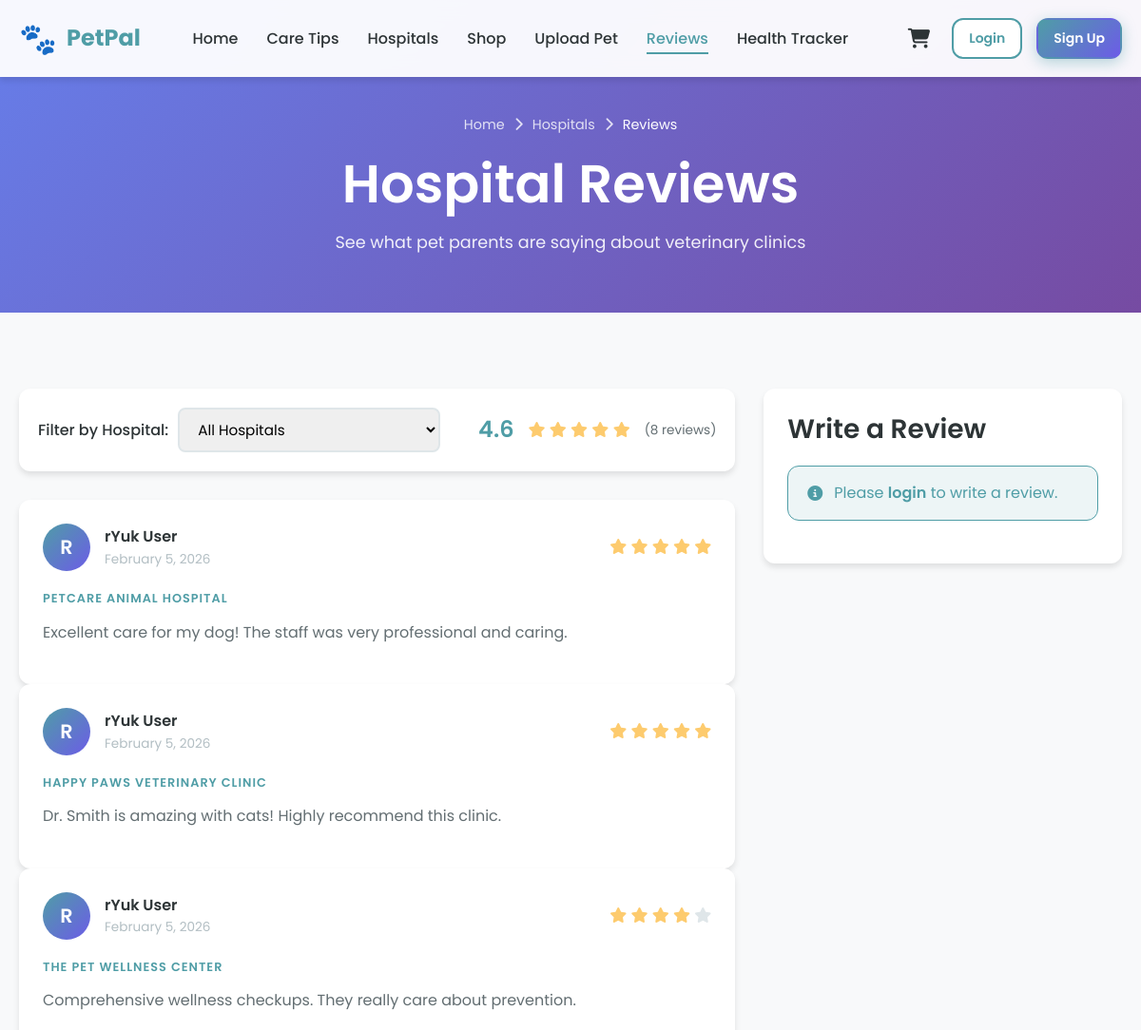
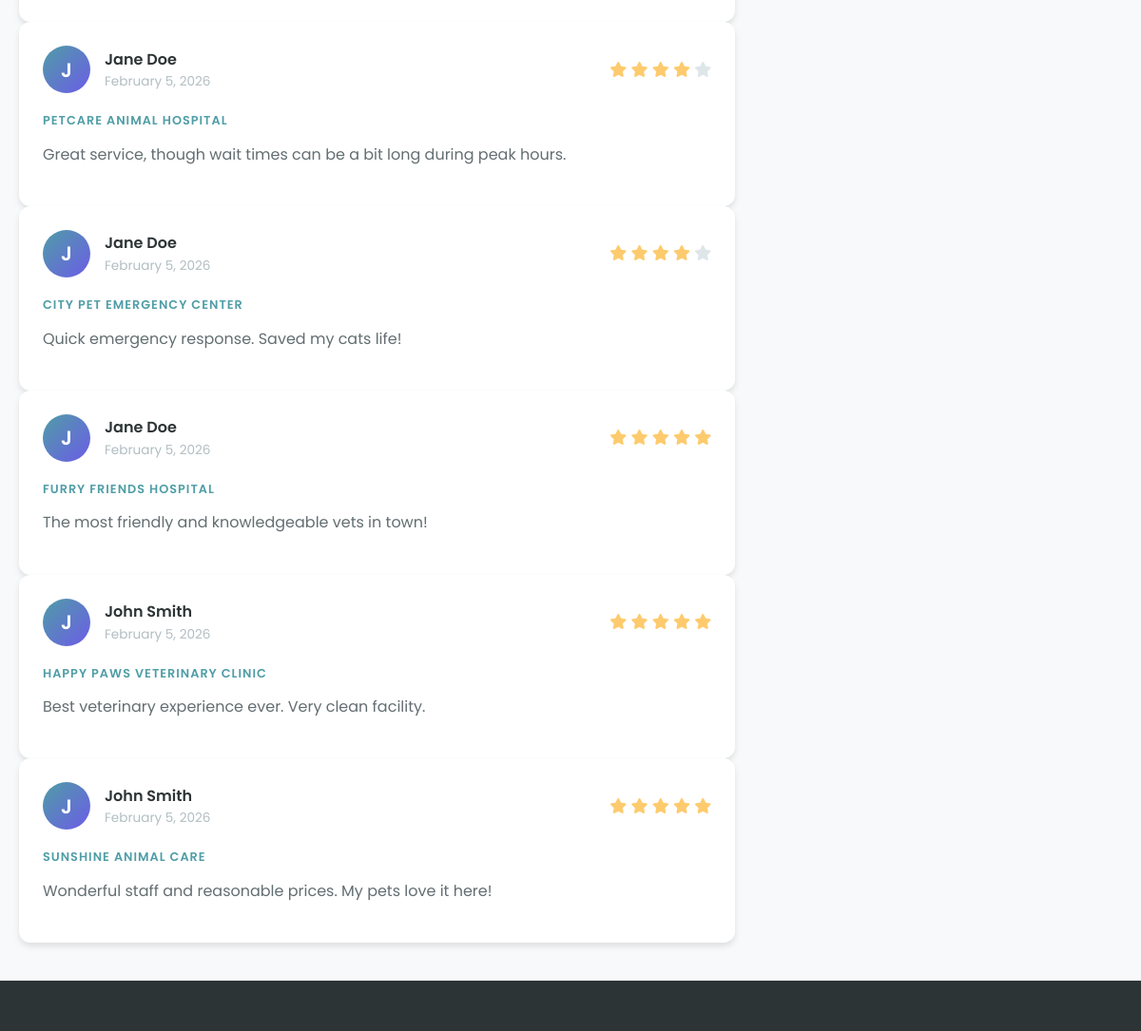
Before: /pages/reviews.php (upper part) with the older database file (2 pictures, top to bottom).
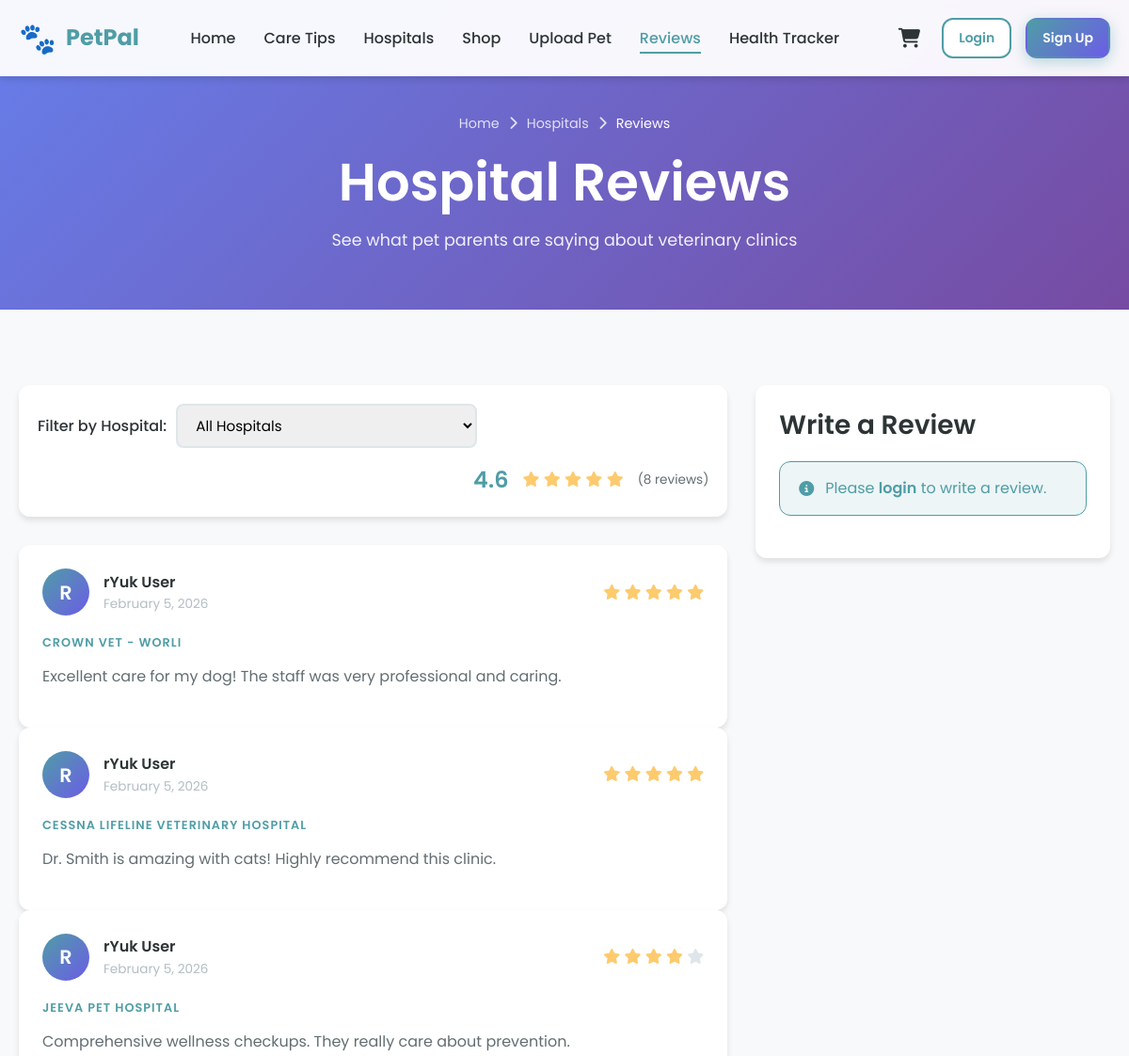
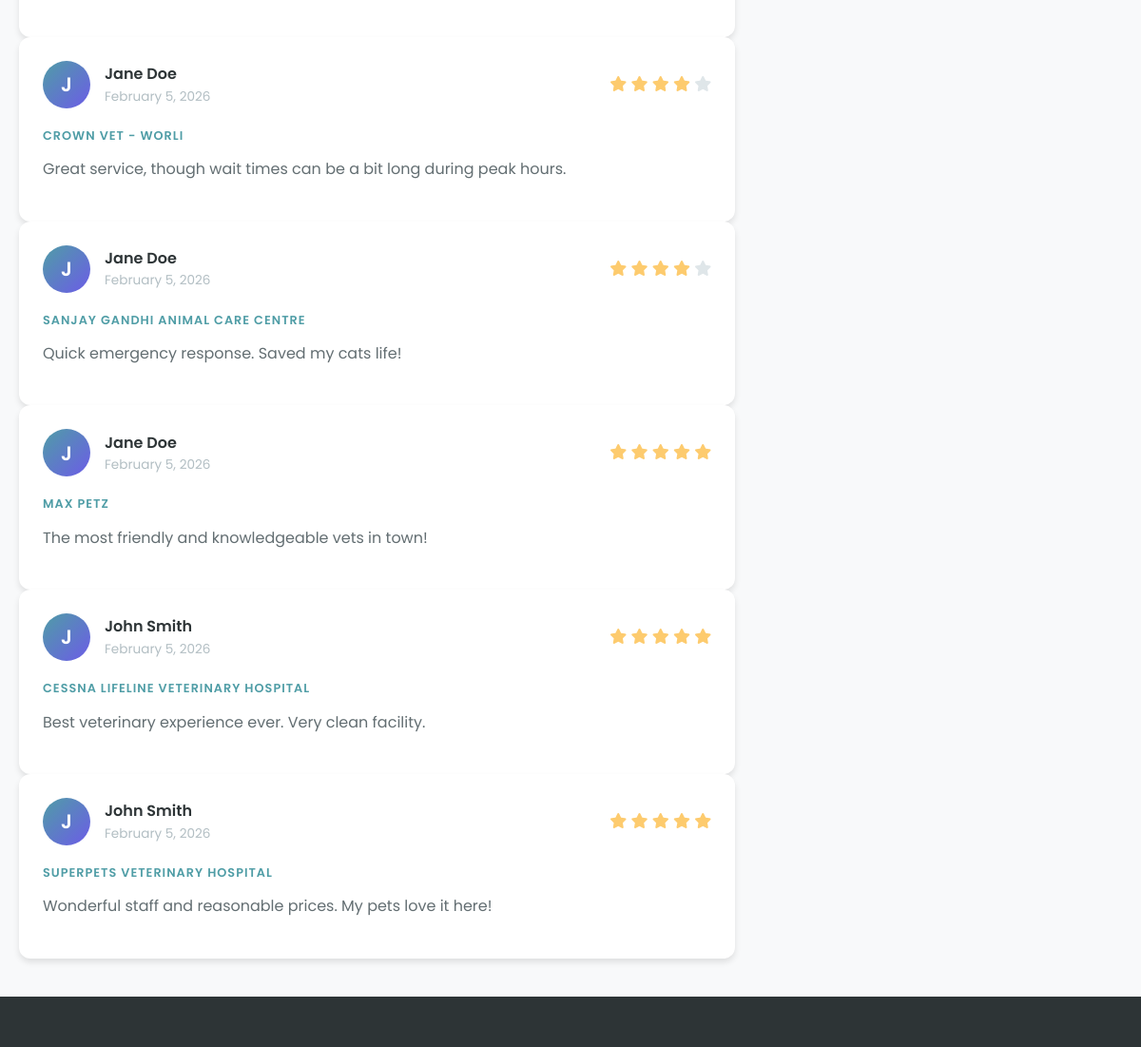
After: the same page with the newer database file (2 pictures, top to bottom).
### tables this page shows
CREATE TABLE reviews (
    id INT AUTO_INCREMENT PRIMARY KEY,
    user_id INT NOT NULL,
    hospital_id INT NOT NULL,
    rating INT NOT NULL CHECK (rating >= 1 AND rating <= 5),
    comment TEXT,
    created_at TIMESTAMP DEFAULT CURRENT_TIMESTAMP,
    FOREIGN KEY (user_id) REFERENCES users(id) ON DELETE CASCADE,
    FOREIGN KEY (hospital_id) REFERENCES hospitals(id) ON DELETE CASCADE
);

CREATE TABLE users (
    id INT AUTO_INCREMENT PRIMARY KEY,
    username VARCHAR(50) NOT NULL UNIQUE,
    email VARCHAR(100) NOT NULL UNIQUE,
    password VARCHAR(255) NOT NULL,
    full_name VARCHAR(100),
    created_at TIMESTAMP DEFAULT CURRENT_TIMESTAMP
);

CREATE TABLE hospitals (
    id INT AUTO_INCREMENT PRIMARY KEY,
    name VARCHAR(150) NOT NULL,
    address TEXT NOT NULL,
    phone VARCHAR(20),
    email VARCHAR(100),
    image_url VARCHAR(255),
    latitude DECIMAL(10,8),
    longitude DECIMAL(11,8),
    created_at TIMESTAMP DEFAULT CURRENT_TIMESTAMP
);

### config/config.php (called while the page is built, shortened)
<?php
function isLoggedIn()
{
    return isset($_SESSION['user_id']) && !empty($_SESSION['user_id']);
}
function h($string)
{
    return htmlspecialchars($string ?? '', ENT_QUOTES, 'UTF-8');
}

### pages/reviews.php (the view, shortened to what this page needs)
<?php
require_once '../config/config.php';
$conn = getDBConnection();
$reviewQuery = "
    SELECT reviews.*, users.username, users.full_name, hospitals.name as hospital_name
    FROM reviews
    JOIN users ON reviews.user_id = users.id
    JOIN hospitals ON reviews.hospital_id = hospitals.id
";
$params = [];
$reviewQuery .= " ORDER BY reviews.created_at DESC";
$reviewsStmt = $conn->prepare($reviewQuery);
$reviewsStmt->execute($params);
$reviews = $reviewsStmt->fetchAll();
$avgRating = 0;
$totalRatings = count($reviews);
if ($totalRatings > 0) {
    $avgRating = array_sum(array_column($reviews, 'rating')) / $totalRatings;
}
?>
<!DOCTYPE html>
<html lang="en">
<head>
    <?php include '../includes/head.php'; ?>
</head>
<body>
    <?php include '../includes/navbar.php'; ?>
    <header class="page-header">
        <div class="container">
            <div class="breadcrumb">
                <a href="<?php echo SITE_URL; ?>">Home</a>
                <i class="fas fa-chevron-right"></i>
                <a href="<?php echo SITE_URL; ?>/pages/hospitals.php">Hospitals</a>
                <i class="fas fa-chevron-right"></i>
                <span>Reviews</span>
            </div>
            <h1>Hospital Reviews</h1>
            <p>See what pet parents are saying about veterinary clinics</p>
        </div>
    </header>
    <main class="main-content">
        <div class="container">
            <div style="display: grid; grid-template-columns: 2fr 1fr; gap: 30px; align-items: start;">
                <div>
                    <div class="shop-filters" style="margin-bottom: 30px;">
                        <div class="filter-group">
                            <label class="filter-label">Filter by Hospital:</label>
                            <select class="filter-select" id="hospitalFilter" onchange="filterHospital()">
                                <option value="">All Hospitals</option>
                            </select>
                        </div>
                        <?php if ($totalRatings > 0): ?>
                            <div class="filter-group" style="margin-left: auto;">
                                <span style="font-size: 1.5rem; font-weight: 600; color: var(--primary);">
                                    <?php echo number_format($avgRating, 1); ?>
                                </span>
                                <div class="stars" style="margin-left: 5px;">
                                    <?php for ($i = 1; $i <= 5; $i++): ?>
                                        <i class="fas fa-star" style="color: <?php echo $i <= round($avgRating) ? '#FDCB6E' : '#DFE6E9'; ?>"></i>
                                    <?php endfor; ?>
                                </div>
                                <span class="rating-count" style="margin-left: 5px;">
                                    (<?php echo $totalRatings; ?> reviews)
                                </span>
                            </div>
                        <?php endif; ?>
                    </div>
                    <?php if (empty($reviews)): ?>
                        <div class="empty-state">
                            <div class="empty-icon">📝</div>
                            <h3>No Reviews Yet</h3>
                            <p>Be the first to leave a review!</p>
                        </div>
                    <?php else: ?>
                        <div id="reviewsList">
                            <?php foreach ($reviews as $review): ?>
                                <div class="review-card" data-hospital="<?php echo $review['hospital_id']; ?>">
                                    <div class="review-header">
                                        <div class="review-avatar">
                                            <?php echo strtoupper(substr($review['username'], 0, 1)); ?>
                                        </div>
                                        <div class="review-user">
                                            <div class="review-name"><?php echo h($review['full_name']); ?></div>
                                            <div class="review-date">
                                                <?php echo date('F j, Y', strtotime($review['created_at'])); ?>
                                            </div>
                                        </div>
                                        <div class="review-rating">
                                            <?php for ($i = 1; $i <= 5; $i++): ?>
                                                <i class="fas fa-star" style="color: <?php echo $i <= $review['rating'] ? '#FDCB6E' : '#DFE6E9'; ?>"></i>
                                            <?php endfor; ?>
                                        </div>
                                    </div>
                                    <div style="margin-bottom: 10px;">
                                        <span class="product-category"><?php echo h($review['hospital_name']); ?></span>
                                    </div>
                                    <p class="review-content"><?php echo nl2br(h($review['comment'])); ?></p>
                                </div>
                            <?php endforeach; ?>
                        </div>
                    <?php endif; ?>
                </div>
                <div>
                    <div class="card" style="padding: 25px; position: sticky; top: 100px;">
                        <h3 style="margin-bottom: 20px;">Write a Review</h3>
                        <?php if (!isLoggedIn()): ?>
                            <div class="alert alert-info">
                                <i class="fas fa-info-circle"></i>
                                <span>Please <a href="<?php echo SITE_URL; ?>/pages/login.php" style="font-weight: 600;">login</a> to write a review.</span>
                            </div>
                        <?php endif; ?>
                    </div>
                </div>
            </div>
        </div>
    </main>
    <?php include '../includes/footer.php'; ?>
</body>
</html>

### includes/head.php (shortened to what this page needs)
<link rel="stylesheet" href="https://cdnjs.cloudflare.com/ajax/libs/font-awesome/6.4.0/css/all.min.css">
<link rel="stylesheet" href="<?php echo SITE_URL; ?>/assets/css/style.css">

### includes/navbar.php (shortened to what this page needs)
<?php
$currentPage = basename($_SERVER['PHP_SELF'], '.php');
?>
<nav class="navbar" id="navbar">
    <div class="container">
        <a href="<?php echo SITE_URL; ?>" class="navbar-brand">
            <span class="logo-icon">🐾</span>
            <span>
                <?php echo SITE_NAME; ?>
            </span>
        </a>
        <ul class="nav-menu" id="navMenu">
            <li>
                <a href="<?php echo SITE_URL; ?>"
                    class="nav-link <?php echo $currentPage === 'index' ? 'active' : ''; ?>">
                    Home
                </a>
            </li>
            <li>
                <a href="<?php echo SITE_URL; ?>/pages/care-tips.php"
                    class="nav-link <?php echo $currentPage === 'care-tips' ? 'active' : ''; ?>">
                    Care Tips
                </a>
            </li>
            <li>
                <a href="<?php echo SITE_URL; ?>/pages/hospitals.php"
                    class="nav-link <?php echo $currentPage === 'hospitals' ? 'active' : ''; ?>">
                    Hospitals
                </a>
            </li>
            <li>
                <a href="<?php echo SITE_URL; ?>/pages/shop.php"
                    class="nav-link <?php echo $currentPage === 'shop' ? 'active' : ''; ?>">
                    Shop
                </a>
            </li>
            <li>
                <a href="<?php echo SITE_URL; ?>/pages/upload-pet.php"
                    class="nav-link <?php echo $currentPage === 'upload-pet' ? 'active' : ''; ?>">
                    Upload Pet
                </a>
            </li>
            <li>
                <a href="<?php echo SITE_URL; ?>/pages/reviews.php"
                    class="nav-link <?php echo $currentPage === 'reviews' ? 'active' : ''; ?>">
                    Reviews
                </a>
            </li>
            <li>
                <a href="<?php echo SITE_URL; ?>/pages/health-tracker.php"
                    class="nav-link <?php echo $currentPage === 'health-tracker' ? 'active' : ''; ?>">
                    Health Tracker
                </a>
            </li>
        </ul>
        <div class="nav-actions">
            <a href="<?php echo SITE_URL; ?>/pages/cart.php" class="cart-icon" title="Shopping Cart">
                <i class="fas fa-shopping-cart"></i>
            </a>
            <?php if (isLoggedIn()): ?>
                <?php $user = getCurrentUser(); ?>
                <div class="user-dropdown">
                    <a href="<?php echo SITE_URL; ?>/pages/profile.php" class="btn btn-sm btn-secondary">
                        <i class="fas fa-user"></i>
                        <?php echo h($user['username']); ?>
                    </a>
                    <a href="<?php echo SITE_URL; ?>/pages/logout.php" class="btn btn-sm btn-primary">
                        <i class="fas fa-sign-out-alt"></i>
                        Logout
                    </a>
                </div>
            <?php else: ?>
                <a href="<?php echo SITE_URL; ?>/pages/login.php" class="btn btn-sm btn-secondary">
                    Login
                </a>
                <a href="<?php echo SITE_URL; ?>/pages/register.php" class="btn btn-sm btn-primary">
                    Sign Up
                </a>
            <?php endif; ?>
        </div>
    </div>
</nav>

### includes/footer.php (shortened to what this page needs)
<footer class="footer">
</footer>

Changed rows visible on the page:
changed through a linked row, reviews "Excellent care for my dog! The staff was very professional and caring.": hospital.name "PETCARE ANIMAL HOSPITAL" → "CROWN VET - WORLI"
changed through a linked row, reviews "Dr. Smith is amazing with cats! Highly recommend this clinic.": hospital.name "HAPPY PAWS VETERINARY CLINIC" → "CESSNA LIFELINE VETERINARY HOSPITAL"
changed through a linked row, reviews "Comprehensive wellness checkups. They really care about prevention.": hospital.name "THE PET WELLNESS CENTER" → "JEEVA PET HOSPITAL"
changed through a linked row, reviews "Great service, though wait times can be a bit long during peak hours.": hospital.name "PETCARE ANIMAL HOSPITAL" → "CROWN VET - WORLI"
changed through a linked row, reviews "Quick emergency response. Saved my cats life!": hospital.name "CITY PET EMERGENCY CENTER" → "SANJAY GANDHI ANIMAL CARE CENTRE"
changed through a linked row, reviews "The most friendly and knowledgeable vets in town!": hospital.name "FURRY FRIENDS HOSPITAL" → "MAX PETZ"
changed through a linked row, reviews "Best veterinary experience ever. Very clean facility.": hospital.name "HAPPY PAWS VETERINARY CLINIC" → "CESSNA LIFELINE VETERINARY HOSPITAL"
changed through a linked row, reviews "Wonderful staff and reasonable prices. My pets love it here!": hospital.name "SUNSHINE ANIMAL CARE" → "SUPERPETS VETERINARY HOSPITAL"
